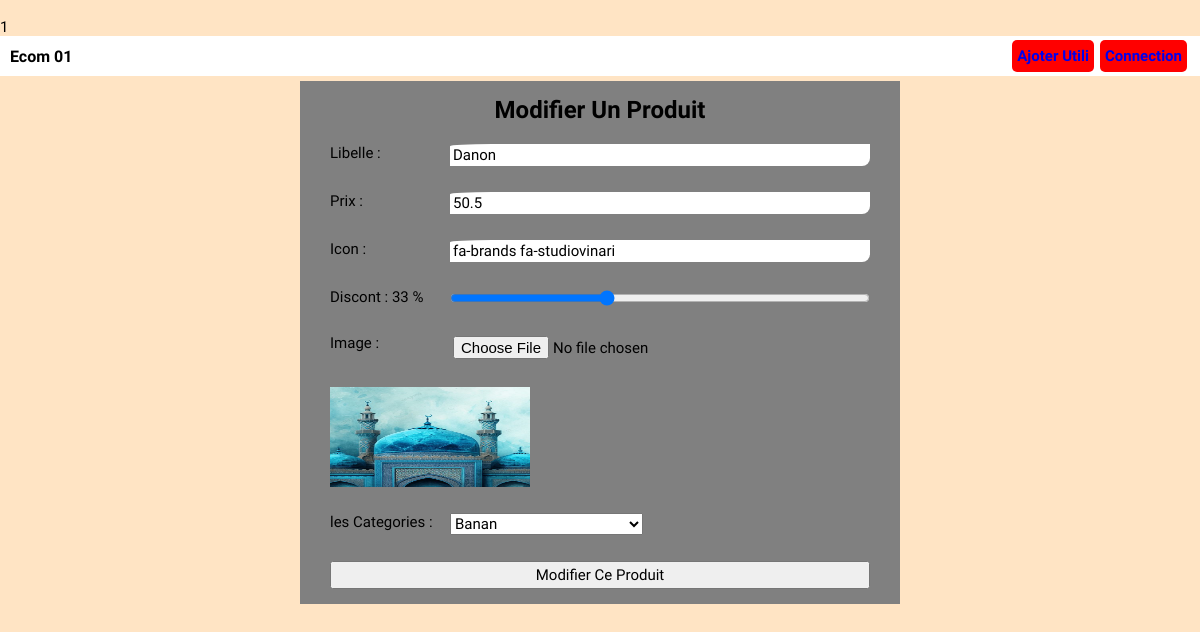
The page /Larave/modif_produit.php?id=1 on the database its author committed.
### tables this page shows
CREATE TABLE `ec_prod` (
  `id_p` int(11) NOT NULL,
  `libelle` varchar(255) DEFAULT NULL,
  `prix` double DEFAULT NULL,
  `discont` int(11) DEFAULT NULL,
  `id_cg` int(11) DEFAULT NULL,
  `date_crate_p` datetime DEFAULT NULL,
  `econ_c` varchar(200) DEFAULT NULL,
  `image_p` varchar(200) DEFAULT NULL
);

### Larave/modif_produit.php (the view, shortened to what this page needs)
<?php
if (isset($_GET["id"])) {
    $id = $_GET["id"];
    echo "<br>" . $_GET["id"];
    include_once("databaseEcom.php");
    $sql = $pdo->prepare("SELECT * FROM `ec_prod` WHERE id_p= ? ");
    $sql->execute([$id]);
    $tab_prod = $sql->fetch(PDO::FETCH_ASSOC);
    $sql2 = $pdo->prepare("SELECT * FROM `ec_catg`");
    $sql2->execute();
    $tab_cat = $sql2->fetchAll(PDO::FETCH_ASSOC);
} else {
?>
    <div class="label-info    ">
        Probleme dans la base de donnees !!!
    </div>
    <?php
}
    ?>
<!DOCTYPE html>
<html lang="en">
<head>
    <link rel="stylesheet" href="css/style.css">
</head>
<body>
    <?php include_once("nav.php")     ?>
    <div class="container-global cont-categ">
        <h2>Modifier Un Produit</h2>
        <form action="" method="post" class="form-prod" enctype="multipart/form-data">
            <div class="libell">
                <label for="Libelle">Libelle : </label>
                <input type="text" name="Libelle" value="<?= $tab_prod["libelle"] ?>">
            </div>
            <div class="libell">
                <label for="prix">Prix : </label>
                <input type="number" name="prix" min="1" step="0.5" value="<?= $tab_prod["prix"] ?>">
            </div>
            <div class="libell">
                <label for="econ_c">Icon : </label>
                <input type="text" name="econ_c" value="<?= $tab_prod["econ_c"] ?>">
            </div>
            <div class="libell" id="myRangLab">
                <label for="discont">Discont : </label>
                <input type="range" name="discont" min="0" max="90" value="<?= $tab_prod["discont"] ?>">
            </div>
            <div class="libell">
                <label for="image_p">Image : </label>
                <input type="file" name="image_p"  >
            </div>
            <img src='<?php echo (($tab_prod["image_p"] != null) ?  $tab_prod["image_p"]   : "Upload/no-Image.JPG") ?>' alt="img " height="100px" width="200px">
            <div class="libell">
                <label for="id_categor">les Categories : </label>
                <select name="id_categor">
                    <?php
                    foreach ($tab_cat  as   $value) {
                        $seleced = ($tab_prod["id_cg"] == $value["id_cg"]) ? "selected" : "";
                        echo "<option value=' " . $value["id_cg"] . "'  $seleced> " . $value["libelle"] . "</option>";
                    }
                    ?>
                </select>
            </div>
            <button type="submit" name="modifier">Modifier Ce Produit</button>
        </form>
    </div>
</body>
</html>

### Larave/CSS/style.css (style rules this page uses)
* { margin: 0; padding: 0; box-sizing: border-box; list-style: none; font-family: "Playwrite IT Moderna", cursive; font-size: 15px; }
body { background-color: bisque; }
textarea, input { border: none; outline: none; border-radius: 10% 0px 8px 0px; padding: 2px 3px; }
.container-global { padding: 5px; margin: 10px auto; }
.cont-categ { padding: 15px 30px; background-color: gray; margin: 5px auto; max-width: 600px; min-width: 300px; }
* { z-index: 5; }

### Larave/modif_produit.php (style rules this page uses)
#myRangLab label { position: relative; }
#myRangLab label::after { position: absolute; width: 20px; height: 20px; border-radius: 40%; background-color: #ac9e9e; top: -12px; left: 120px; }

### rows shown on the page
ec_prod: Libelle "Danon", prix "50.5", econ_c "fa-brands fa-studiovinari", discont "33", image_p (picture)

### other values the page prints
$_GET["id"] "1"
form field id_categor "Banan"
